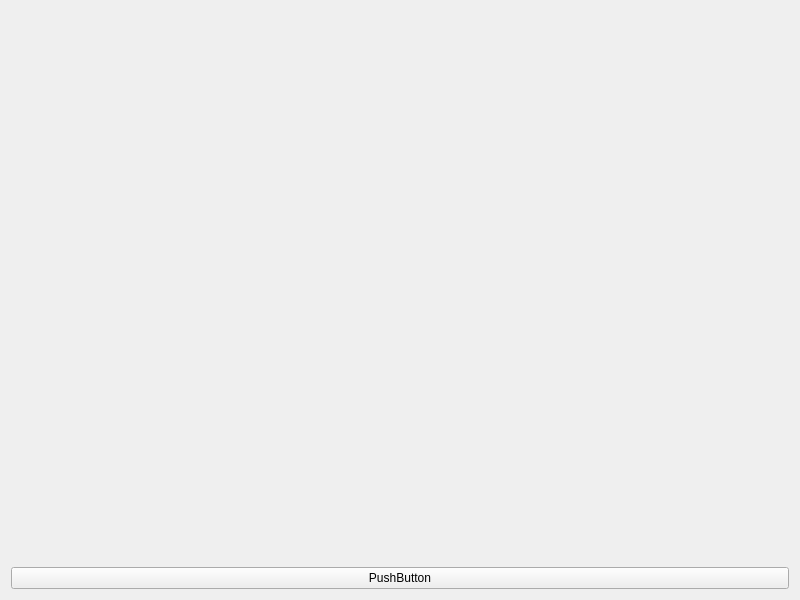
<?xml version="1.0" encoding="UTF-8"?>
<ui version="4.0">
 <class>Widget</class>
 <widget class="QWidget" name="Widget">
  <property name="geometry">
   <rect>
    <x>0</x>
    <y>0</y>
    <width>800</width>
    <height>600</height>
   </rect>
  </property>
  <property name="windowTitle">
   <string>Widget</string>
  </property>
  <layout class="QVBoxLayout" name="verticalLayout">
   <item>
    <widget class="MediaVideoWidget" name="widget" native="true"/>
   </item>
   <item>
    <widget class="QPushButton" name="pushButton">
     <property name="text">
      <string>PushButton</string>
     </property>
    </widget>
   </item>
  </layout>
 </widget>
 <customwidgets>
  <customwidget>
   <class>MediaVideoWidget</class>
   <extends>QWidget</extends>
   <header>mediavideowidget.h</header>
   <container>1</container>
  </customwidget>
 </customwidgets>
 <resources/>
 <connections/>
</ui>
